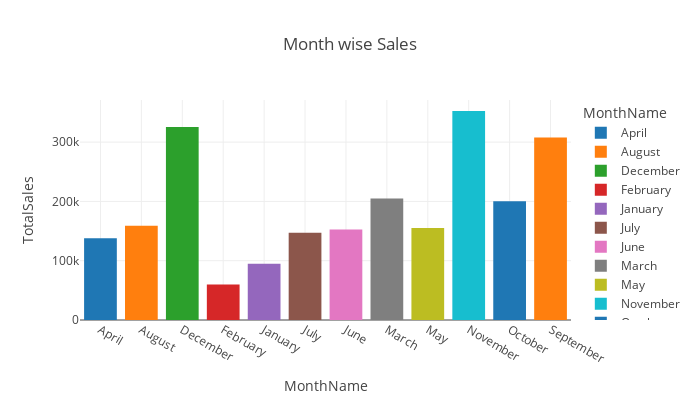

Notebook source saved alongside this figure:
### Code cell
fig = px.bar(result, x = "MonthName", y = "Sales", 
             title = "Month wise Sales",
      color="MonthName", labels = {"Sales" : "TotalSales"},
             height = 400, width = 700, template="gridon")
fig.show()

### Figure 1 — Plotly figure (JSON) as saved in the notebook; plotly's stock layout.template omitted (floating-point values rounded to 4 significant figures)
{"data": [{"alignmentgroup": "True", "hovertemplate": "MonthName=%{x}<br>TotalSales=%{y}<extra></extra>", "legendgroup": "April", "marker": {"color": "#1F77B4", "pattern": {"shape": ""}}, "name": "April", "offsetgroup": "April", "orientation": "v", "showlegend": true, "textposition": "auto", "type": "bar", "x": ["April"], "xaxis": "x", "y": [137800.0], "yaxis": "y"}, {"alignmentgroup": "True", "hovertemplate": "MonthName=%{x}<br>TotalSales=%{y}<extra></extra>", "legendgroup": "August", "marker": {"color": "#FF7F0E", "pattern": {"shape": ""}}, "name": "August", "offsetgroup": "August", "orientation": "v", "showlegend": true, "textposition": "auto", "type": "bar", "x": ["August"], "xaxis": "x", "y": [159000.0], "yaxis": "y"}, {"alignmentgroup": "True", "hovertemplate": "MonthName=%{x}<br>TotalSales=%{y}<extra></extra>", "legendgroup": "December", "marker": {"color": "#2CA02C", "pattern": {"shape": ""}}, "name": "December", "offsetgroup": "December", "orientation": "v", "showlegend": true, "textposition": "auto", "type": "bar", "x": ["December"], "xaxis": "x", "y": [325300.0], "yaxis": "y"}, {"alignmentgroup": "True", "hovertemplate": "MonthName=%{x}<br>TotalSales=%{y}<extra></extra>", "legendgroup": "February", "marker": {"color": "#D62728", "pattern": {"shape": ""}}, "name": "February", "offsetgroup": "February", "orientation": "v", "showlegend": true, "textposition": "auto", "type": "bar", "x": ["February"], "xaxis": "x", "y": [59750.0], "yaxis": "y"}, {"alignmentgroup": "True", "hovertemplate": "MonthName=%{x}<br>TotalSales=%{y}<extra></extra>", "legendgroup": "January", "marker": {"color": "#9467BD", "pattern": {"shape": ""}}, "name": "January", "offsetgroup": "January", "orientation": "v", "showlegend": true, "textposition": "auto", "type": "bar", "x": ["January"], "xaxis": "x", "y": [94920.0], "yaxis": "y"}, {"alignmentgroup": "True", "hovertemplate": "MonthName=%{x}<br>TotalSales=%{y}<extra></extra>", "legendgroup": "July", "marker": {"color": "#8C564B", "pattern": {"shape": ""}}, "name": "July", "offsetgroup": "July", "orientation": "v", "showlegend": true, "textposition": "auto", "type": "bar", "x": ["July"], "xaxis": "x", "y": [147200.0], "yaxis": "y"}, {"alignmentgroup": "True", "hovertemplate": "MonthName=%{x}<br>TotalSales=%{y}<extra></extra>", "legendgroup": "June", "marker": {"color": "#E377C2", "pattern": {"shape": ""}}, "name": "June", "offsetgroup": "June", "orientation": "v", "showlegend": true, "textposition": "auto", "type": "bar", "x": ["June"], "xaxis": "x", "y": [152700.0], "yaxis": "y"}, {"alignmentgroup": "True", "hovertemplate": "MonthName=%{x}<br>TotalSales=%{y}<extra></extra>", "legendgroup": "March", "marker": {"color": "#7F7F7F", "pattern": {"shape": ""}}, "name": "March", "offsetgroup": "March", "orientation": "v", "showlegend": true, "textposition": "auto", "type": "bar", "x": ["March"], "xaxis": "x", "y": [205000.0], "yaxis": "y"}, {"alignmentgroup": "True", "hovertemplate": "MonthName=%{x}<br>TotalSales=%{y}<extra></extra>", "legendgroup": "May", "marker": {"color": "#BCBD22", "pattern": {"shape": ""}}, "name": "May", "offsetgroup": "May", "orientation": "v", "showlegend": true, "textposition": "auto", "type": "bar", "x": ["May"], "xaxis": "x", "y": [155000.0], "yaxis": "y"}, {"alignmentgroup": "True", "hovertemplate": "MonthName=%{x}<br>TotalSales=%{y}<extra></extra>", "legendgroup": "November", "marker": {"color": "#17BECF", "pattern": {"shape": ""}}, "name": "November", "offsetgroup": "November", "orientation": "v", "showlegend": true, "textposition": "auto", "type": "bar", "x": ["November"], "xaxis": "x", "y": [352500.0], "yaxis": "y"}, {"alignmentgroup": "True", "hovertemplate": "MonthName=%{x}<br>TotalSales=%{y}<extra></extra>", "legendgroup": "October", "marker": {"color": "#1F77B4", "pattern": {"shape": ""}}, "name": "October", "offsetgroup": "October", "orientation": "v", "showlegend": true, "textposition": "auto", "type": "bar", "x": ["October"], "xaxis": "x", "y": [200300.0], "yaxis": "y"}, {"alignmentgroup": "True", "hovertemplate": "MonthName=%{x}<br>TotalSales=%{y}<extra></extra>", "legendgroup": "September", "marker": {"color": "#FF7F0E", "pattern": {"shape": ""}}, "name": "September", "offsetgroup": "September", "orientation": "v", "showlegend": true, "textposition": "auto", "type": "bar", "x": ["September"], "xaxis": "x", "y": [307600.0], "yaxis": "y"}], "layout": {"barmode": "relative", "height": 400, "legend": {"title": {"text": "MonthName"}, "tracegroupgap": 0}, "title": {"text": "Month wise Sales"}, "width": 700, "xaxis": {"anchor": "y", "categoryarray": ["April", "August", "December", "February", "January", "July", "June", "March", "May", "November", "October", "September"], "categoryorder": "array", "domain": [0, 1], "title": {"text": "MonthName"}}, "yaxis": {"anchor": "x", "domain": [0, 1], "title": {"text": "TotalSales"}}}}
